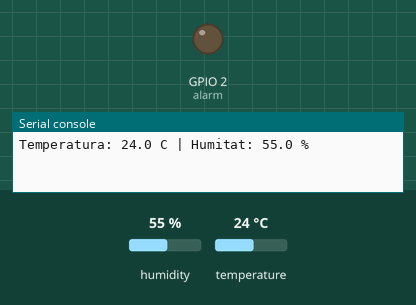
The program below on a simulated ESP32 board running MicroPython. On the bench: output pins drawn as LEDs (lit = HIGH), the last lines printed to the serial console. The test bench sets the inputs (shaded band); at power-on: temperature 24 °C, humidity 55 %.

Above: at 1.2 s.
1.3 s: temperature set to 29.2 °C
4.0 s: temperature set to 30.6 °C
At 5.0 s:
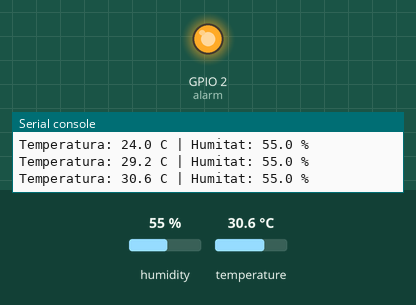
6.7 s: temperature set to 12 °C
At 8.5 s:
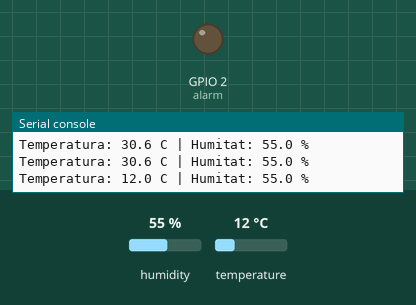
9.6 s: temperature set to 33 °C
At 10.8 s:
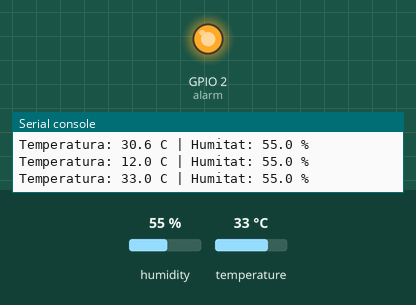
Timing chart, 0 to 12.6 s (numbered marks = the images above; inputs shaded):
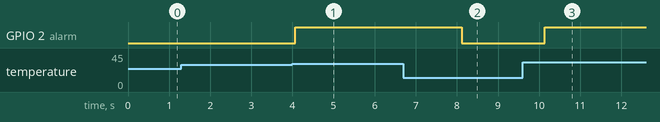

Measured:
- the behaviour switches between 30 and 30.1 °C on temperature (found by bisection; images 0 and 1)
- after the input at 4.0 s, GPIO 2 (alarm): LOW → HIGH after 0.07 s
- after the input at 6.7 s, GPIO 2 (alarm): HIGH → LOW after 1.4 s
- after the input at 9.6 s, GPIO 2 (alarm): LOW → HIGH after 0.54 s

The program:

MicroPython__modificat_.py
```python
# Modificacio: LED d'alarma + sortida formatada
from machine import Pin
from time import sleep
import dht

sensor = dht.DHT22(Pin(17)) # nom diferent del modul dht
alarm = Pin(2, Pin.OUT)
LIMIT = 30 # graus C

while True:
    try:
        sensor.measure()
        t = sensor.temperature()
        h = sensor.humidity()
        print("Temperatura: {} C | Humitat: {} %".format(t, h))
        alarm.value(1 if t > LIMIT else 0)
    except OSError:
        print("Error de lectura del sensor")
    sleep(2)
```
